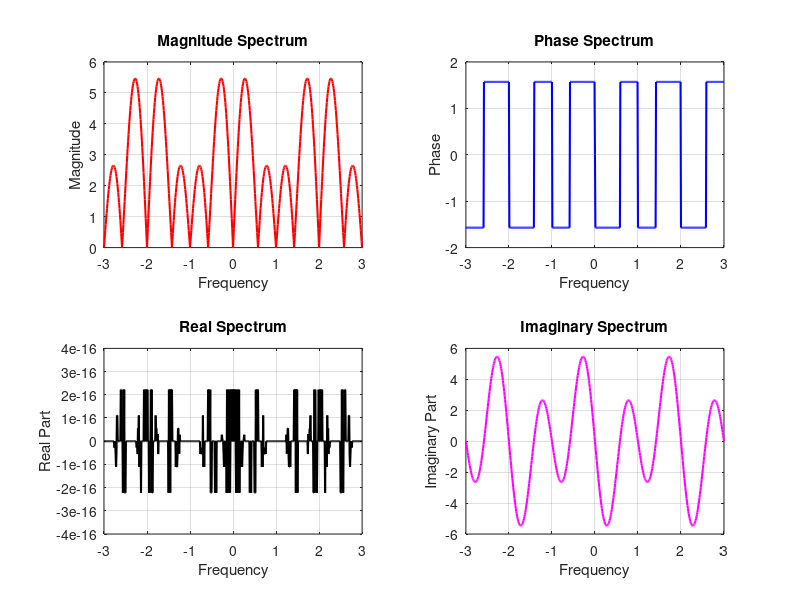

Write the MATLAB code that produced this figure.
clc;
clear all;
close all;
k = -300:300;
w = (pi/100) * k;
x = -2*exp(2*j*w) - 1*exp(j*w) + exp(-j*w) + 2*exp(-2*j*w);
magx = abs(x);
phasex = angle(x);
realx = real(x);
imaginaryx = imag(x);
subplot(2,2,1);
plot(w/pi, magx, 'r', 'LineWidth', 1.5);
xlabel('Frequency');
ylabel('Magnitude');
title('Magnitude Spectrum');
grid on;
subplot(2,2,2);
plot(w/pi, phasex, 'b', 'LineWidth', 1.5);
xlabel('Frequency');
ylabel('Phase');
title('Phase Spectrum');
grid on;
subplot(2,2,3);
plot(w/pi, realx, 'k', 'LineWidth', 1.5);
xlabel('Frequency');
ylabel('Real Part');
title('Real Spectrum');
grid on;
subplot(2,2,4);
plot(w/pi, imaginaryx, 'm', 'LineWidth', 1.5);
xlabel('Frequency');
ylabel('Imaginary Part');
title('Imaginary Spectrum');
grid on;
